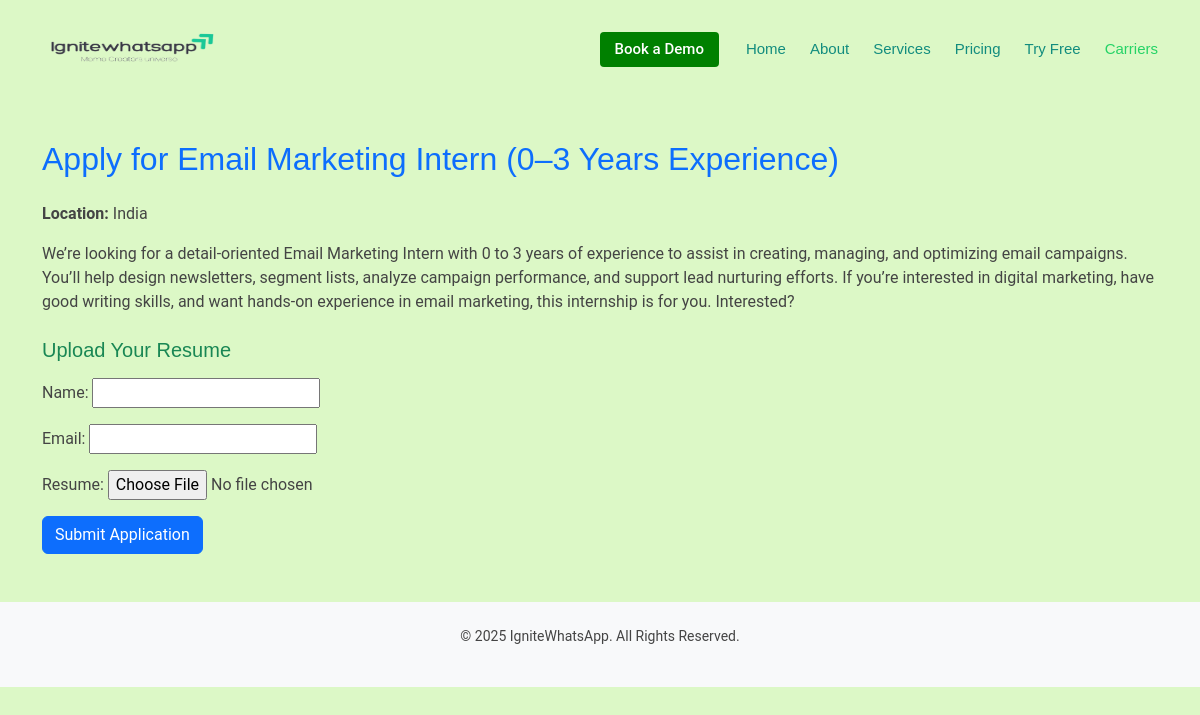
The page /careers/email-marketing-intern-03-years-experience/apply/ on the database its author committed.
### chat/models.py (models this page shows, shortened)
class Job(models.Model):
    title = models.CharField(max_length=200)
    slug = models.SlugField(unique=True)
    description = models.TextField()
    location = models.CharField(max_length=100, default="India")
    job_type = models.CharField(max_length=50, default="Full time")
    stipend = models.CharField(max_length=100, blank=True, null=True)

### chat/views.py (the view)
# urls.py: path('careers/<slug:slug>/apply/', views.apply_job, name='apply_job'),
def apply_job(request, slug):
    job = get_object_or_404(Job, slug=slug)
    if request.method == 'POST':
        form = JobApplicationForm(request.POST, request.FILES)
        if form.is_valid():
            application = form.save(commit=False)
            application.job = job
            application.save()
            messages.success(request, "Thank you! Your application has been submitted.")
            return redirect('carriers')
        else:
            messages.error(request, "Please correct the errors in the form.")
    else:
        form = JobApplicationForm()
    return render(request, 'chat/apply_job.html', {'job': job, 'form': form})

### chat/forms.py
class JobApplicationForm(forms.ModelForm):
    class Meta:
        model = JobApplication
        fields = ['name', 'email', 'resume']

### chat/templates/chat/apply_job.html (shortened to what this page needs)
{% extends 'chat/base.html' %}
{% block content %}
<div class="container">
    <h2 class="mb-4 text-primary">Apply for {{ job.title }}</h2>
    <p class="mb-3"><strong>Location:</strong> {{ job.location }}</p>
    <p class="mb-4">{{ job.description }}</p>
    <h5 class="text-success">Upload Your Resume</h5>
    <form method="post" enctype="multipart/form-data" class="mt-3">
        {{ form.as_p }}
        <button type="submit" class="btn btn-primary">Submit Application</button>
    </form>
</div>
{% endblock %}

### chat/static/assets/css/main.css (style rules this page uses)
:root { --default-font: "Roboto", system-ui, -apple-system, "Segoe UI", Roboto, "Helvetica Neue", Arial, "Noto Sans", "Liberation Sans", sans-serif, "Apple Color Emoji", "Segoe UI Emoji", "Segoe UI Symbol", "Noto Color Emoji"; --heading-font: "Nunito", sans-serif; --nav-font: "Poppins", sans-serif; }
:root { --background-color: #dcf8c6; --default-color: #444444; --heading-color: #075e54; --accent-color: green; --surface-color: #ece5dd; --contrast-color: #ffffff; }
:root { --nav-color: #128c7e; --nav-hover-color: #25d366; --nav-mobile-background-color: #ffffff; --nav-dropdown-background-color: #ffffff; --nav-dropdown-color: #212529; --nav-dropdown-hover-color: #4154f1; }
:root { scroll-behavior: smooth; }
body { color: var(--default-color); background-color: var(--background-color); font-family: var(--default-font); }
h1, h2, h3, h4, h5, h6 { color: var(--heading-color); font-family: var(--heading-font); }

### rows shown on the page
Job: title "Email Marketing Intern (0–3 Years Experience)", location "India", description "We’re looking for a detail-oriented Email Marketing Intern with 0 to 3 years of experience to assist in creating, managing, and optimizing email campaigns. You’ll help design newsletters, segment lists, analyze campaign performance, and support lead nurturing efforts. If you’re interested in digital marketing, have good writing skills, and want hands-on experience in email marketing, this internship is for you. Interested?"
